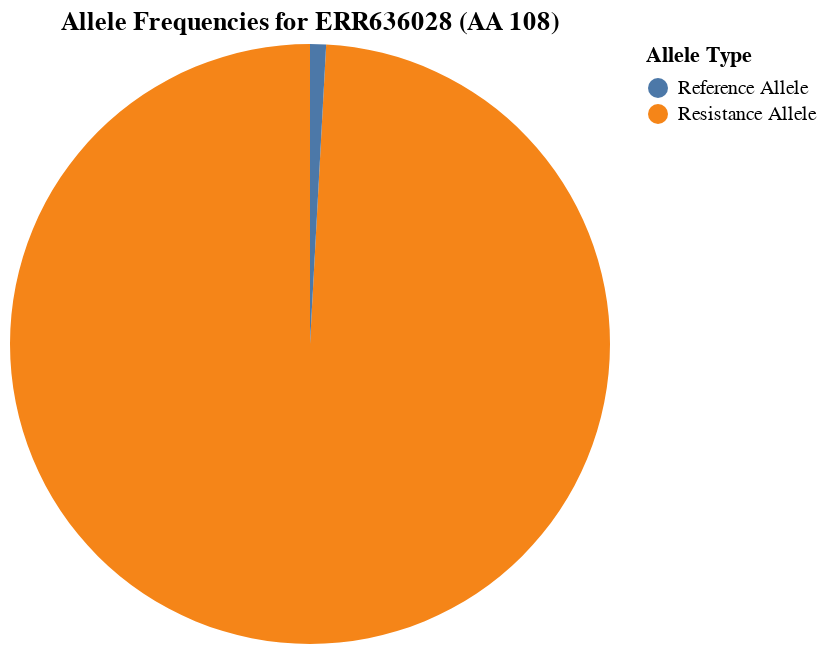

Source (notebook cell):
### Code cell
import pandas as pd
import altair as alt

# Get the allele frequency for 'ERR636028.fq' from allele_freq_108
err636028_af = allele_freq_108[allele_freq_108['Sample'] == 'ERR636028.fq']['AF'].iloc[0]

# Calculate the reference allele frequency
err636028_ref_af = 1 - err636028_af

# Create a dictionary for the 'ERR636028' pie chart data
err636028_pie_data = {
    'Allele Type': ['Resistance Allele', 'Reference Allele'],
    'Allele Frequency': [err636028_af, err636028_ref_af]
}

# Convert the dictionary to a pandas DataFrame
err636028_data = pd.DataFrame(err636028_pie_data)

# Create the pie chart for ERR636028
chart_err636028 = alt.Chart(err636028_data).mark_arc().encode(
    theta=alt.Theta(field="Allele Frequency", type="quantitative"),
    color=alt.Color(field="Allele Type", type="nominal", title="Allele Type"),
    tooltip=['Allele Type', alt.Tooltip('Allele Frequency', format='.1%')]
).properties(
    title="Allele Frequencies for ERR636028 (AA 108)"
)

chart_err636028

### Figure 1 — Vega-Lite specification as saved in the notebook (floating-point values rounded to 4 significant figures)
{"config": {"view": {"continuousWidth": 300, "continuousHeight": 300}}, "data": {"name": "data-73308616b668849b33c37d1da2b4b1e8"}, "mark": {"type": "arc"}, "encoding": {"color": {"field": "Allele Type", "title": "Allele Type", "type": "nominal"}, "theta": {"field": "Allele Frequency", "type": "quantitative"}, "tooltip": [{"field": "Allele Type", "type": "nominal"}, {"field": "Allele Frequency", "format": ".1%", "type": "quantitative"}]}, "title": "Allele Frequencies for ERR636028 (AA 108)", "$schema": "https://vega.github.io/schema/vega-lite/v5.20.1.json", "datasets": {"data-73308616b668849b33c37d1da2b4b1e8": [{"Allele Type": "Resistance Allele", "Allele Frequency": 0.9914}, {"Allele Type": "Reference Allele", "Allele Frequency": 0.008584}]}}
